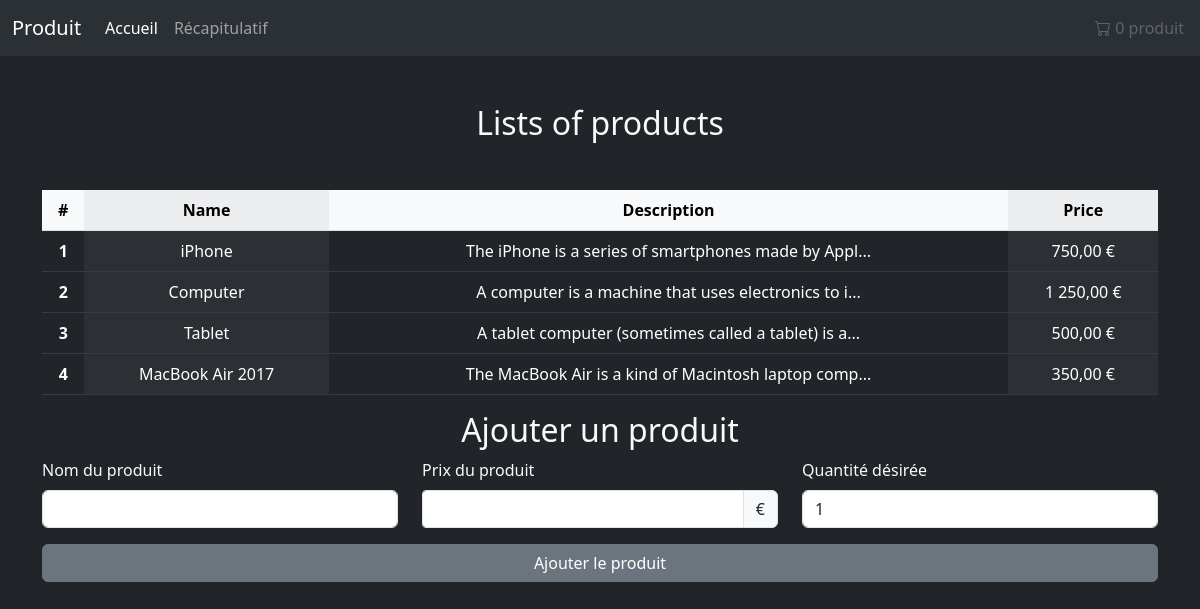
The app's page /admin.php with its own data.
### tables this page shows
CREATE TABLE IF NOT EXISTS `product` (
  `id` int NOT NULL AUTO_INCREMENT,
  `name` varchar(255) NOT NULL,
  `description` text NOT NULL,
  `price` float NOT NULL,
  PRIMARY KEY (`id`)
);

### db-functions.php (called while the page is built, shortened)
<?php
function connexion() {
    $pdo = new PDO('mysql:host=localhost;dbname=store', 'root', '',
    array(
        \PDO::ATTR_ERRMODE => \PDO::ERRMODE_EXCEPTION,
        \PDO::ATTR_DEFAULT_FETCH_MODE => \PDO::FETCH_ASSOC,
        \PDO::MYSQL_ATTR_INIT_COMMAND => 'SET NAMES utf8'
        )
    );
    return $pdo;
}
function findAll() {
    $db = connexion();
    $state = $db->query("SELECT id, name, description, price FROM product");
    return $state->fetchAll();
}

### admin.php (the view, shortened to what this page needs)
<?php
require 'db-functions.php';
$products = findAll();
?>
<!DOCTYPE html>
<html lang="fr">
<head>
    <link href="https://cdn.jsdelivr.net/npm/bootstrap@5.3.0-alpha1/dist/css/bootstrap.min.css" rel="stylesheet">
    <link rel="stylesheet" href="https://cdn.jsdelivr.net/npm/bootstrap-icons@1.10.3/font/bootstrap-icons.css">
</head>
<body class="bg-dark text-light">
    <nav class="navbar navbar-expand-lg bg-body-tertiary" data-bs-theme="dark">
        <div class="container-fluid text-light">
            <a class="navbar-brand" href="#">Produit</a>
            <div class="collapse navbar-collapse" id="navbarNavAltMarkup">
                <div class="navbar-nav">
                    <a class="nav-link active" aria-current="page" href="index.php">Accueil</a>
                    <a class="nav-link" href="recap.php">Récapitulatif</a>
                    <a class="nav-link disabled position-absolute end-0 mx-2" href="#">
                        <i class="bi bi-cart"></i>
                        <?php
                        if (isset($_SESSION['products']) || !empty($_SESSION['products'])) {
                            if (is_array($_SESSION['products'])) {
                                $count = count($_SESSION['products']);
                                if ($count > 1) {
                                    echo $count . " produits";
                                } else {
                                    echo $count . " produit";
                                }
                            }
                        } else {
                            echo "0 produit";
                        }
                        ?>
                    </a>
                </div>
            </div>
        </div>
    </nav>
    <div class="container mt-5">
        <h2 class="text-center">Lists of products</h2>
        <form action="traitement.php?action=addProduct">
            <table class="table table-dark table-striped-columns table-hover mt-5">
                <thead class="table-light text-center">
                    <tr>
                        <th>#</th>
                        <th>Name</th>
                        <th>Description</th>
                        <th>Price</th>
                    </tr>
                </thead>
                <tbody class="text-center">
                    <?php
                    foreach ($products as $value) {
                        echo "<tr>",
                        "<td><strong>" .  $value["id"] . "</strong></td>",
                        "<td>" . $value["name"] . "</td>",
                        "<td>" . substr($value["description"], 0, 50) . "...</td>",
                        "<td>" . number_format($value["price"], 2, ",", "&nbsp;") . " €</td>",
                        "</tr>";
                    }
                    ?>
                </tbody>
            </table>
        </form>
        <h2 class="text-center">Ajouter un produit</h2>
        <form action="traitement.php?action=addProduct" method="post">
            <div class="row">
                <div class="col">
                    <label for="name" class="form-label">Nom du produit</label>
                    <input type="text" class="form-control" name="name" id="name">
                </div>
                <div class="col">
                    <label for="price" class="form-label">Prix du produit</label>
                    <div class="input-group mb-3">
                        <input type="number" name="price" step="any" class="form-control form-control-sm" aria-label="Amount (to the nearest euros)">
                        <span class="input-group-text">€</span>
                    </div>
                </div>
                <div class="col">
                    <label for="qtt" class="form-label">Quantité désirée</label>
                    <input type="number" class="form-control" name="qtt" id="qtt" min="1" max="100" value="1">
                </div>
            </div>
            <div class="d-grid gap-2">
                <input type="submit" name="submit" class="btn btn-secondary" value="Ajouter le produit">
            </div>
        </form>
    </div>
</body>
</html>

### records on screen
product: id "1", name "iPhone", description "The iPhone is a series of smartphones made by Appl", price "750,00"
product: id "2", name "Computer", description "A computer is a machine that uses electronics to i", price "1 250,00"
product: id "3", name "Tablet", description "A tablet computer (sometimes called a tablet) is a", price "500,00"
product: id "4", name "MacBook Air 2017", description "The MacBook Air is a kind of Macintosh laptop comp", price "350,00"
